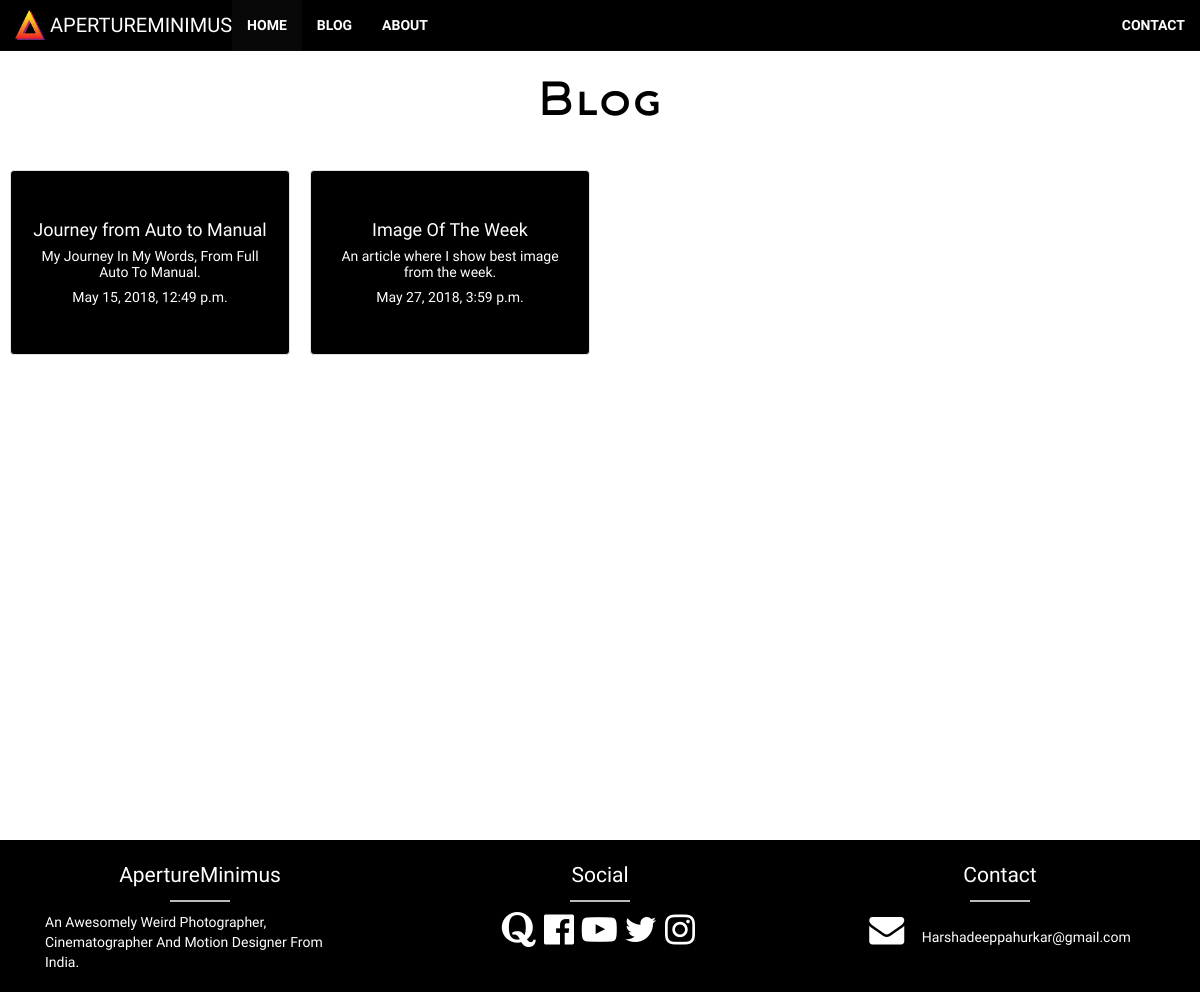
The app's page /articles/, older data.
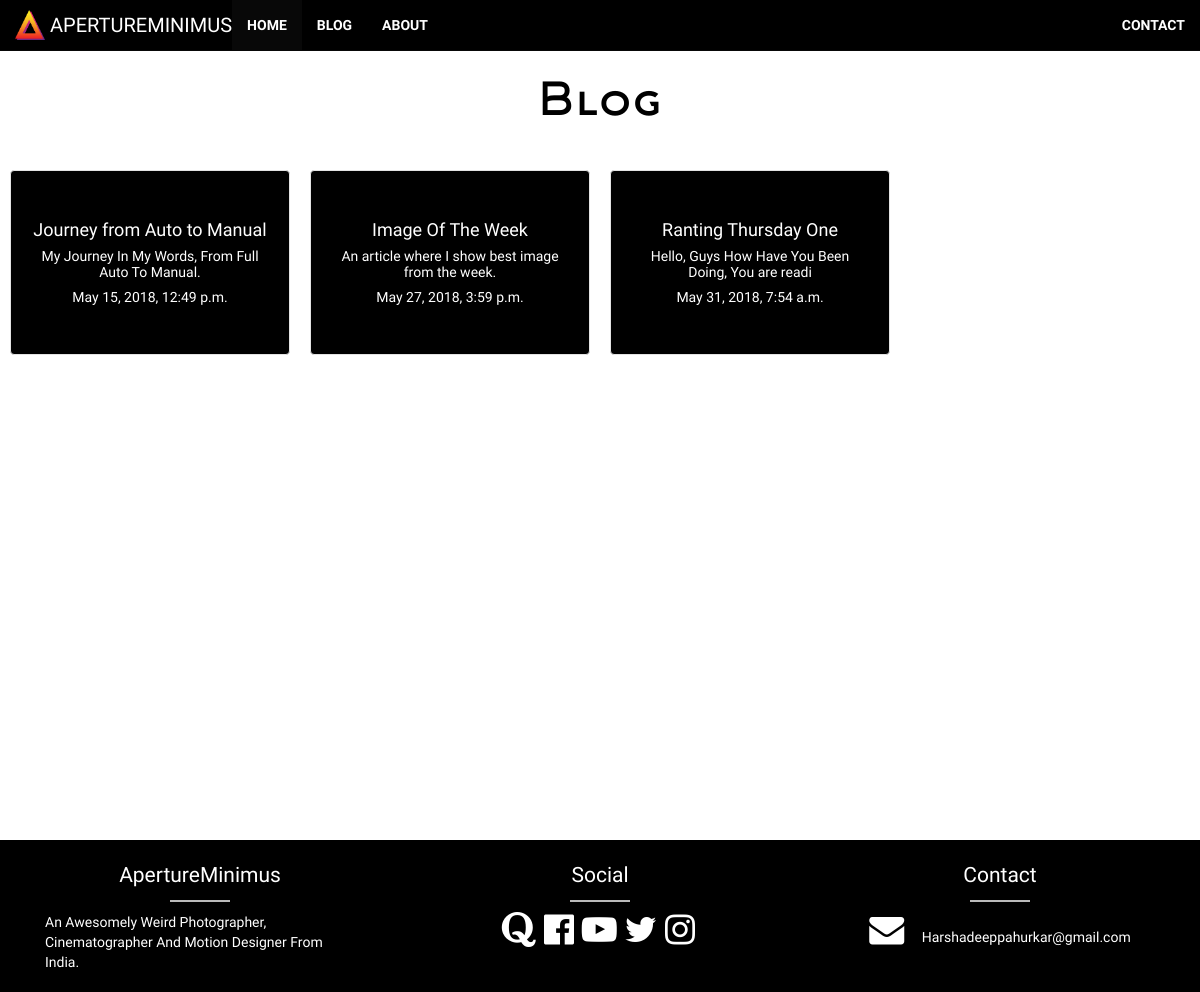
The same page, newer data.
### articles/models.py (models this page shows, shortened)
class Articles(models.Model):
    title = models.CharField(max_length=100)
    body = models.TextField()
    slug = models.SlugField(null=True)
    date = models.DateTimeField(auto_now_add=True)
    thumb = models.ImageField(default='skate.jpg',blank=True)
    img0 = models.ImageField(default='default.png', blank=True)
    img0cap = models.CharField(max_length=500, default='caption')
    img1 = models.ImageField(default = 'default.png',blank=True)
    img1cap = models.CharField(max_length=500, default='caption')
    img2 = models.ImageField(default='default.png', blank=True)
    img2cap = models.CharField(max_length=500,default='caption')
    img3 = models.ImageField(default='default.png', blank=True)
    img3cap = models.CharField(max_length=500,default='caption')
    img4 = models.ImageField(default='default.png', blank=True)
    img4cap = models.CharField(max_length=500,default='caption')
    img5 = models.ImageField(default='default.png', blank=True)
    img5cap = models.CharField(max_length=500,default='caption')
    img6 = models.ImageField(default='default.png', blank=True)
    img6cap = models.CharField(max_length=500,default='caption')
    img7 = models.ImageField(default='default.png', blank=True)
    img7cap = models.CharField(max_length=500,default='caption')
    img8 = models.ImageField(default='default.png', blank=True)
    img8cap = models.CharField(max_length=500,default='caption')
    img9 = models.ImageField(default='default.png', blank=True)
    img9cap = models.CharField(max_length=500,default='caption')
    def snippet(self):
        return self.body[:50]

### articles/views.py (the view)
def article_list(request):
    article = Articles.objects.all().order_by('date')
    return render(request, 'articles/article_list.html',{'article':article})

### articles/templates/articles/article_list.html
{% extends 'base.html' %}
{% block content %}
    <br>
    <h1 class="text-center font-fam" >Blog</h1>
    <br>
    <div>
        <div class='container-fluid'>
        <div class='row'>
        {% for i in article %}
        <a href="{% url 'articles:detail' slug=i.slug %} " style="color:black" >
            <div class=' col-sm-3 text-center' style="padding:10px;" >
                <span class='border border-primary'>
                <div  id="main-" class = "cc well card card-success" style="" >
                <br>
                <h4 style="color: white;font-family: 'Oswald'">{{i.title}}</h4>
                <h5 style="color: white;font-family: 'Roboto Condensed';">{{i.snippet}}</h5>
                <h5 style="color: white;font-family: 'Oswald';">{{i.date}}</h5>
                <br>
                </div>
                </span>
            </div>
        </a>
        {% endfor %}
        </div>
        </div>
    </div>
{% endblock %}

Row changes from the older to the newer data that the page shows:
added Articles: title "Ranting Thursday One", snippet "Hello, Guys How Have You Been Doing, You are readi", date "May 31, 2018, 7:54 a.m."
